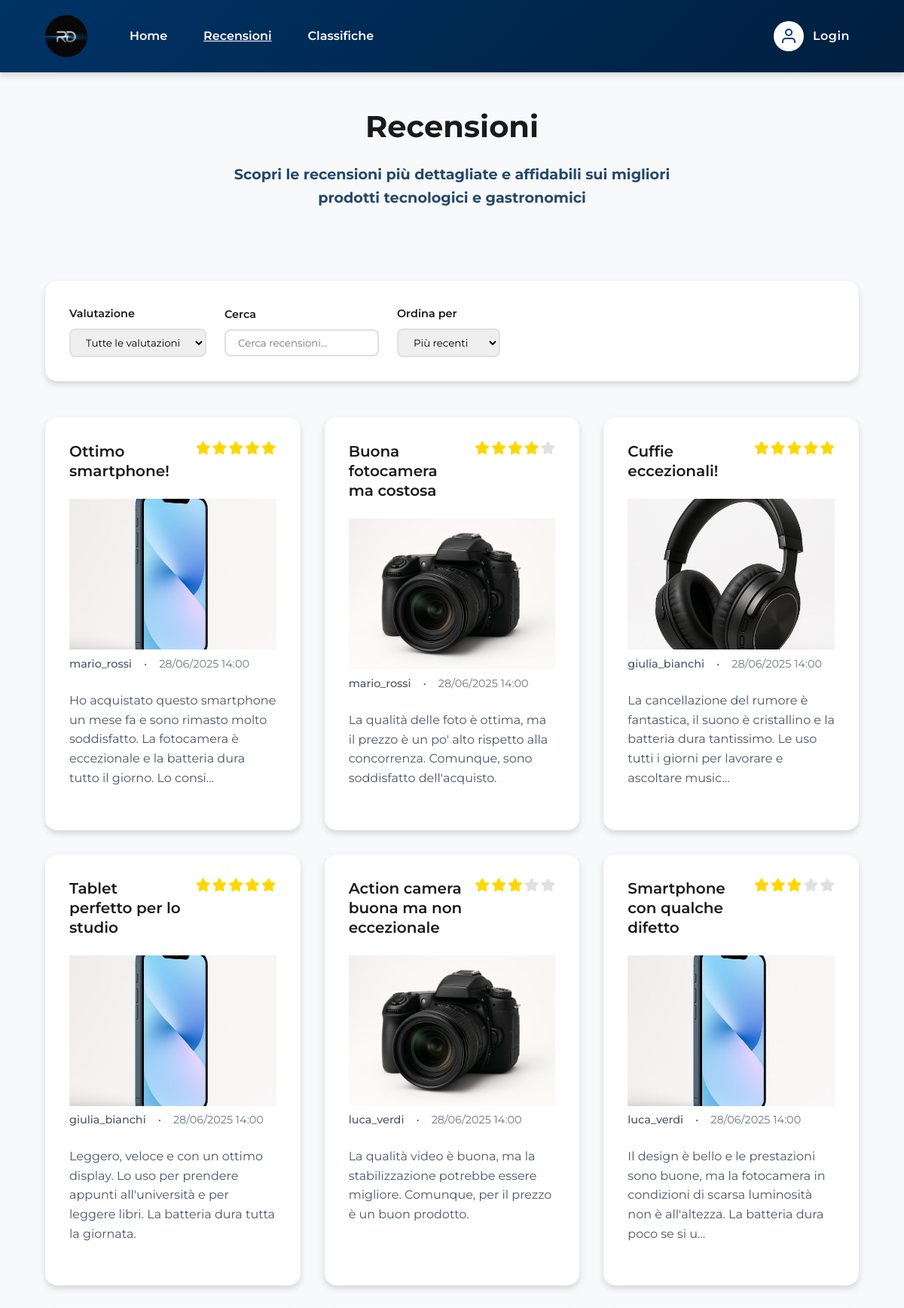
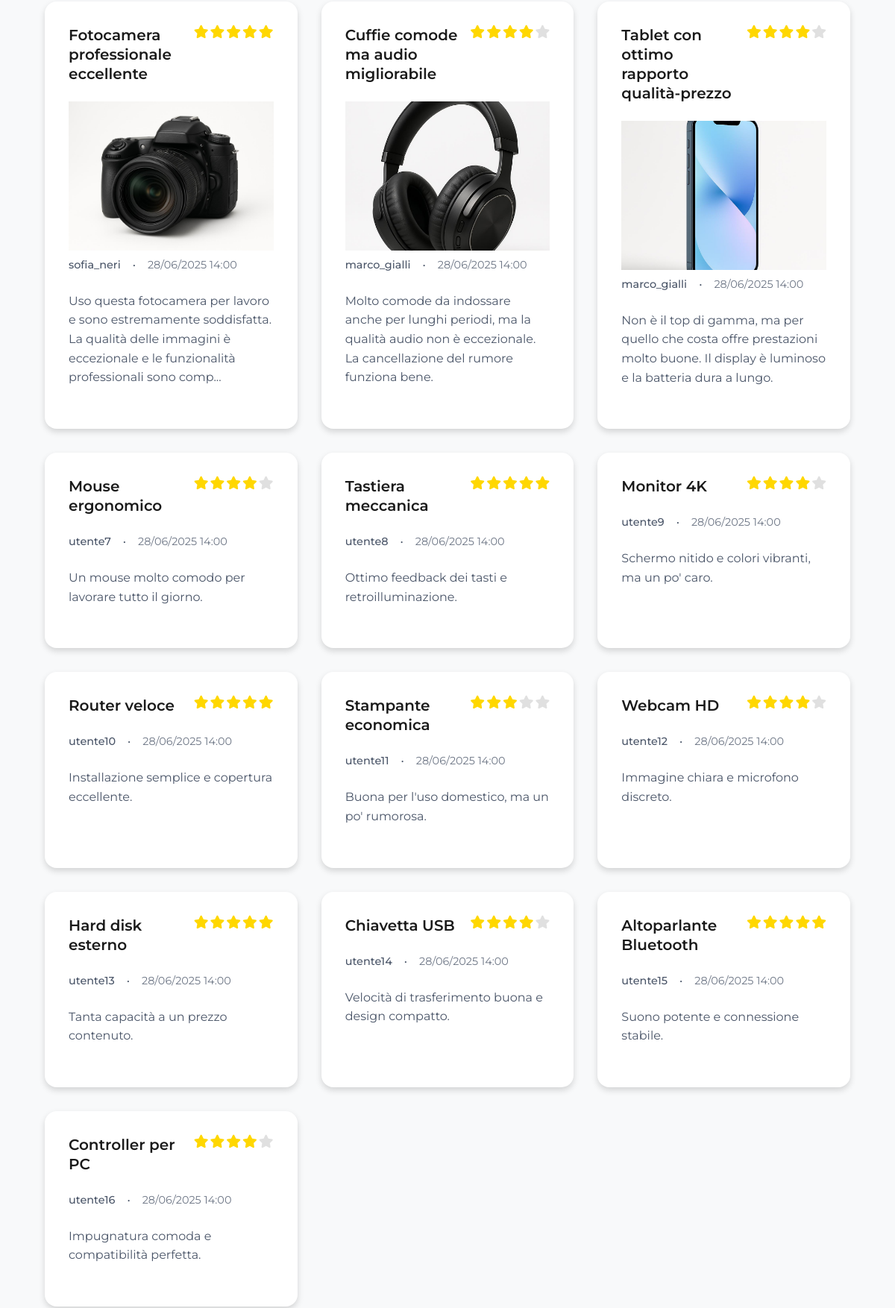
The app's page /php/recensioni.php (upper part) with its own data (2 pictures, top to bottom).
### tables this page shows
CREATE TABLE reviews (
    id INT AUTO_INCREMENT PRIMARY KEY,
    user_id INT NOT NULL,
    title VARCHAR(255) NOT NULL,
    content TEXT NOT NULL,
    rating INT NOT NULL,
    product_name VARCHAR(60) NOT NULL,
    product_image VARCHAR(255),       
    created_at TIMESTAMP NOT NULL DEFAULT CURRENT_TIMESTAMP,
    updated_at TIMESTAMP NULL DEFAULT NULL,
    deleted_at TIMESTAMP NULL DEFAULT NULL,             
    FOREIGN KEY (user_id) REFERENCES utenti(id),
    CHECK (rating BETWEEN 1 AND 5)
);

CREATE TABLE utenti (
    id INT AUTO_INCREMENT PRIMARY KEY,
    username VARCHAR(50) NOT NULL UNIQUE,
    email VARCHAR(100) NOT NULL UNIQUE,
    password VARCHAR(255) NOT NULL,   
    nome VARCHAR(50) NOT NULL,        
    cognome VARCHAR(50) NOT NULL,     
    profile_photo VARCHAR(255),       
    birth_day INT,                    
    birth_month INT,                  
    birth_year INT,                   
    role VARCHAR(20) DEFAULT 'user',  
    remember_token VARCHAR(255),      
    created_at TIMESTAMP NOT NULL DEFAULT CURRENT_TIMESTAMP,    
    updated_at TIMESTAMP NULL DEFAULT NULL,             
    deleted_at TIMESTAMP NULL DEFAULT NULL              
);

### php/recensioni.php (the view, shortened to what this page needs)
<?php
require_once 'database.php';
$header = file_get_contents("../static/header.html");
$footer = file_get_contents("../static/footer.html");
$DOM = file_get_contents("../static/recensioni.html");
$cssBase = dirname($_SERVER['PHP_SELF']) === '/' ? 'css/' : '../css/';
$DOM = str_replace("../css/style.css", $cssBase . 'style.css', $DOM);
$DOM = str_replace("../css/pages.css", $cssBase . 'pages.css', $DOM);
$DOM = str_replace("", $header, $DOM);
$DOM = str_replace("", $footer, $DOM);
$contenutoLogin = "";
$headerLoginHtml = "";
if (!SessionManager::isLoggedIn()) {
  $contenutoLogin = "";
  $headerLoginHtml = "<a href='login.php' class='login-link' aria-label='Login - Accedi al tuo account'>
                        <div class='user-icon-bg'>
                          <svg width='24' height='24' viewBox='0 0 24 24' fill='none' stroke='currentColor' stroke-width='2' id='user-icon'>
                            <path d='M20 21v-2a4 4 0 0 0-4-4H8a4 4 0 0 0-4 4v2'></path>
                            <circle cx='12' cy='7' r='4'></circle>
                          </svg>
                        </div>
                        <span class='login-text'>Login</span>
                      </a>";
  }
$DOM = str_replace("", $contenutoLogin, $DOM);
$DOM = str_replace("", $headerLoginHtml, $DOM);
$reviewManager = new ReviewManager();
$result = $reviewManager->getAllReviews(1, 20);
$reviewsHtml = '';
if ($result !== false) {
    foreach ($result['reviews'] as $review) {
        $stars = Utils::generateStars($review['rating']);
        $excerpt = strlen($review['content']) > 150 ? substr($review['content'], 0, 150) . '...' : $review['content'];
        $date = Utils::formatDate($review['created_at']);
        $altProduct = htmlspecialchars($review['product_name']);
        $img = $review['product_image'] ? "<img src='../{$review['product_image']}' alt='{$altProduct}' class='review-image'>" : '';
        $title = htmlspecialchars($review['title']);
        $user = htmlspecialchars($review['username']);
        $reviewsHtml .= "<a href='recensione.php?id={$review['id']}' class='review-card' data-rating='{$review['rating']}'>" .
                        "<div class='review-content'>" .
                        "<div class='review-header'><h3 class='review-title'>{$title}</h3>" .
                        "<div class='review-rating' aria-label='Valutazione {$review['rating']} su 5'>{$stars}</div></div>" .
                        $img .
                        "<div class='review-meta'><span class='review-author'>{$user}</span><span>•</span><span class='review-date'>{$date}</span></div>" .
                        "<p class='review-excerpt'>" . htmlspecialchars($excerpt) . "</p>" .
                        "</div></a>";
    }
}
$DOM = str_replace('', $reviewsHtml, $DOM);
echo $DOM;
?>

### php/database.php (shortened to what this page needs)
<?php
class DatabaseConfig {
    private static $host = 'mysql2.sqlpub.com';
    private static $port = '3307';
    private static $dbname = 'databaserecensione';
    private static $username = 'testnalan';
    private static $password = 'l5jKAzMduE6bgAWH';
    public static function getConnection() {
        try {
            $dsn = "mysql:host=" . self::$host;
            if (!empty(self::$port)) {
                $dsn .= ";port=" . self::$port;
            }
            $dsn .= ";dbname=" . self::$dbname . ";charset=utf8mb4";
            $options = [
                PDO::ATTR_ERRMODE => PDO::ERRMODE_EXCEPTION,
                PDO::ATTR_DEFAULT_FETCH_MODE => PDO::FETCH_ASSOC,
                PDO::ATTR_EMULATE_PREPARES => false
            ];
            $pdo = new PDO($dsn, self::$username, self::$password, $options);
            return $pdo;
        } catch (PDOException $e) {
            error_log("Errore connessione database: " . $e->getMessage());
            throw new Exception("Errore di connessione al database");
        }
    }
}
class ReviewManager {
    private $db;
    public function __construct() {
        $this->db = DatabaseConfig::getConnection();
    }
    public function getAllReviews($page = 1, $limit = 10) {
        try {
            $offset = ($page - 1) * $limit;
            $stmt = $this->db->prepare("SELECT r.id, r.title, r.content, r.rating, r.product_name, r.product_image, r.created_at, r.updated_at, u.username FROM reviews r JOIN utenti u ON r.user_id = u.id WHERE r.deleted_at IS NULL ORDER BY r.created_at DESC LIMIT ? OFFSET ?");
            $stmt->execute([$limit, $offset]);
            $reviews = $stmt->fetchAll();
            $count = $this->db->query("SELECT COUNT(*) as total FROM reviews WHERE deleted_at IS NULL")->fetch()['total'];
            return ['reviews' => $reviews, 'total' => $count, 'page' => $page, 'limit' => $limit, 'total_pages' => ceil($count / $limit)];
        } catch (PDOException $e) {
            error_log('Errore getAllReviews: ' . $e->getMessage());
            return false;
        }
    }
}
class Utils {
    public static function formatDate($date, $format = 'd/m/Y H:i') {
        return date($format, strtotime($date));
    }
    public static function generateStars($rating) {
        $stars = '';
        for ($i = 1; $i <= 5; $i++) {
            if ($i <= $rating) {
                $stars .= '<i class="fas fa-star star"></i>';
            } else {
                $stars .= '<i class="fas fa-star star empty"></i>';
            }
        }
        return $stars;
    }
}
class SessionManager {
    public static function isLoggedIn() {
        return isset($_SESSION['user_id']) && !empty($_SESSION['user_id']);
    }
}
?>

### css/style.css (style rules this page uses)
:root { --primary-agid: #0050A0; --secondary-agid: #004C99; --accent-agid: #0c355d; --success-agid: #388E3C; --info-agid: #1B558E; --warning-agid: #E65100; --danger-agid: #B71C1C; --nav-gradient-agid: linear-gradient(135deg, #004080, #002F5D); --text-primary: #1A1A1A; --text-secondary: #4A5568; --text-light: #FFFFFF; --background: #F8F9FA; --surface: #FFFFFF; --border: #E0E0E0; --shadow-sm: 0 1px 2px rgba(0, 0, 0, 0.1); --shadow-md: 0 4px 8px rgba(0, 0, 0, 0.15); --shadow-lg: 0 8px 16px rgba(0, 0, 0, 0.2); --transition: all 0.3s cubic-bezier(0.4, 0, 0.2, 1); --spacing-xs: 0.5rem; --spacing-sm: 1rem; --spacing-md: 1.5rem; --spacing-lg: 2rem; --spacing-xl: 3rem; --radius-sm: 0.5rem; --radius-md: 0.75rem; --radius-lg: 1rem; --radius-xl: 1.5rem; --nav-gradient-hover: linear-gradient(135deg, #0052A3 0%, #004080 50%, #002952 100%); --sidebar-width: 17.5rem; --header-height: 5rem; }
html { font-size: 100%; }
* { margin: 0; padding: 0; box-sizing: border-box; }
body { font-family: Montserrat, sans-serif; background-color: var(--background); color: var(--text-primary); line-height: 1.6; font-size: 1rem; }
main { min-height: 100vh; }
h1, h2, h3, h4, h5, h6 { color: var(--text-primary); font-weight: 700; line-height: 1.2; margin-bottom: var(--spacing-sm); }
h1 { font-size: 2.5rem; }
h3 { font-size: 1.5rem; }
a { color: var(--primary-agid); text-decoration: none; transition: var(--transition); }
header { position: sticky; top: 0; left: 0; right: 0; background: linear-gradient(135deg, #004080, #00264D); padding: 1rem 0; box-shadow: 0 4px 8px rgba(0, 0, 0, 0.15); z-index: 1000; transition: all 0.3s ease; }
header::before { content: ''; position: absolute; inset: 0; background: rgba(0, 0, 0, 0.2); z-index: -1; }
nav { width: 90%; margin: 0 auto; display: flex; justify-content: space-between; position: relative; }
.nav-container { display: flex; align-items: center; gap: 3rem; flex: 1; }
.logo-link { display: flex; align-items: center; text-decoration: none; transition: var(--transition); }
.logo { height: 3.5rem; width: auto; border-radius: 50%; filter: brightness(1.1); }
.nav-links { list-style: none; display: flex; gap: 2rem; margin: 0; padding: 0; }
.nav-links li { position: relative; }
.nav-links li a, .nav-link-item { color: var(--text-light) !important; text-decoration: none; font-weight: 600; font-size: 1rem; padding: 0.5rem 0.5rem; border-radius: 0.5rem; transition: var(--transition); cursor: pointer; display: block; position: relative; overflow: hidden; }
.nav-links li a::before, .nav-links li span::before, .nav-link-item::before { position: absolute; top: 0; left: -100%; width: 100%; height: 100%; background: rgb(0 0 0 / 20%); transition: var(--transition); z-index: -1; }
.nav-links a[aria-current="page"], .logo-link[aria-current="page"], .user-menu-panel a[aria-current="page"] { pointer-events: none; cursor: default; text-decoration: underline; }
.login-container { display: flex; align-items: center; }
.login-link { display: flex; align-items: center; gap: 0.75rem; text-decoration: none; color: var(--text-light); padding: 0.75rem; border-radius: 0.75rem; transition: var(--transition); font-weight: 600; }
.user-icon-bg { background: var(--text-light); border-radius: 50%; width: 2.5rem; height: 2.5rem; display: flex; justify-content: center; align-items: center; transition: var(--transition); box-shadow: var(--shadow-sm); }
#user-icon { width: 1.5rem; height: 1.5rem; filter: brightness(0) saturate(100%) invert(13%) sepia(100%) saturate(2000%) hue-rotate(210deg) brightness(95%) contrast(95%); }
.login-text { font-size: 1rem; font-weight: 600; letter-spacing: 0.0312rem; color: #FFFFFF !important; }

### records on screen
reviews: title "Ottimo smartphone!", rating 5 (drawn), product_image (picture), user.username "mario_rossi", created_at "28/06/2025 14:00", content "Ho acquistato questo smartphone un mese fa e sono rimasto molto soddisfatto. La fotocamera è eccezionale e la batteria dura tutto il giorno. Lo consi..."
reviews: title "Buona fotocamera ma costosa", rating 4 (drawn), product_image (picture), user.username "mario_rossi", created_at "28/06/2025 14:00", content "La qualità delle foto è ottima, ma il prezzo è un po' alto rispetto alla concorrenza. Comunque, sono soddisfatto dell'acquisto."
reviews: title "Cuffie eccezionali!", rating 5 (drawn), product_image (picture), user.username "giulia_bianchi", created_at "28/06/2025 14:00", content "La cancellazione del rumore è fantastica, il suono è cristallino e la batteria dura tantissimo. Le uso tutti i giorni per lavorare e ascoltare music..."
reviews: title "Tablet perfetto per lo studio", rating 5 (drawn), product_image (picture), user.username "giulia_bianchi", created_at "28/06/2025 14:00", content "Leggero, veloce e con un ottimo display. Lo uso per prendere appunti all'università e per leggere libri. La batteria dura tutta la giornata."
reviews: title "Action camera buona ma non eccezionale", rating 3 (drawn), product_image (picture), user.username "luca_verdi", created_at "28/06/2025 14:00", content "La qualità video è buona, ma la stabilizzazione potrebbe essere migliore. Comunque, per il prezzo è un buon prodotto."
reviews: title "Smartphone con qualche difetto", rating 3 (drawn), product_image (picture), user.username "luca_verdi", created_at "28/06/2025 14:00", content "Il design è bello e le prestazioni sono buone, ma la fotocamera in condizioni di scarsa luminosità non è all'altezza. La batteria dura poco se si u..."
reviews: title "Fotocamera professionale eccellente", rating 5 (drawn), product_image (picture), user.username "sofia_neri", created_at "28/06/2025 14:00", content "Uso questa fotocamera per lavoro e sono estremamente soddisfatta. La qualità delle immagini è eccezionale e le funzionalità professionali sono comp..."
reviews: title "Cuffie comode ma audio migliorabile", rating 4 (drawn), product_image (picture), user.username "marco_gialli", created_at "28/06/2025 14:00", content "Molto comode da indossare anche per lunghi periodi, ma la qualità audio non è eccezionale. La cancellazione del rumore funziona bene."
reviews: title "Tablet con ottimo rapporto qualità-prezzo", rating 4 (drawn), product_image (picture), user.username "marco_gialli", created_at "28/06/2025 14:00", content "Non è il top di gamma, ma per quello che costa offre prestazioni molto buone. Il display è luminoso e la batteria dura a lungo."
reviews: title "Mouse ergonomico", rating 4 (drawn), user.username "utente7", created_at "28/06/2025 14:00", content "Un mouse molto comodo per lavorare tutto il giorno."
reviews: title "Tastiera meccanica", rating 5 (drawn), user.username "utente8", created_at "28/06/2025 14:00", content "Ottimo feedback dei tasti e retroilluminazione."
reviews: title "Monitor 4K", rating 4 (drawn), user.username "utente9", created_at "28/06/2025 14:00", content "Schermo nitido e colori vibranti, ma un po' caro."
reviews: title "Router veloce", rating 5 (drawn), user.username "utente10", created_at "28/06/2025 14:00", content "Installazione semplice e copertura eccellente."
reviews: title "Stampante economica", rating 3 (drawn), user.username "utente11", created_at "28/06/2025 14:00", content "Buona per l'uso domestico, ma un po' rumorosa."
reviews: title "Webcam HD", rating 4 (drawn), user.username "utente12", created_at "28/06/2025 14:00", content "Immagine chiara e microfono discreto."
reviews: title "Hard disk esterno", rating 5 (drawn), user.username "utente13", created_at "28/06/2025 14:00", content "Tanta capacità a un prezzo contenuto."
reviews: title "Chiavetta USB", rating 4 (drawn), user.username "utente14", created_at "28/06/2025 14:00", content "Velocità di trasferimento buona e design compatto."
reviews: title "Altoparlante Bluetooth", rating 5 (drawn), user.username "utente15", created_at "28/06/2025 14:00", content "Suono potente e connessione stabile."
reviews: title "Controller per PC", rating 4 (drawn), user.username "utente16", created_at "28/06/2025 14:00", content "Impugnatura comoda e compatibilità perfetta."
